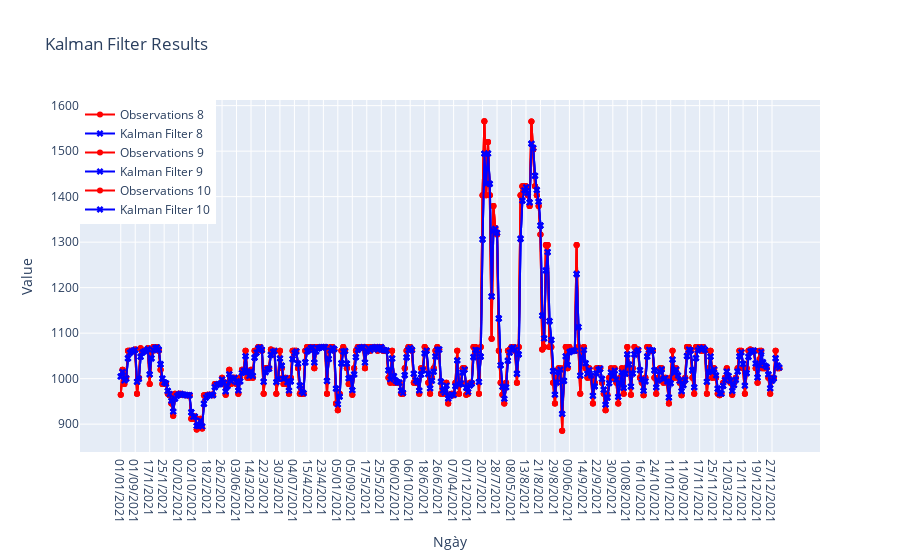

The notebook cell saved with this chart:
### Code cell
import plotly.graph_objects as go

fig = go.Figure()

# Add traces for each column
for i, col in enumerate(feats1):
    fig.add_trace(go.Scatter(x=df['Ngày'], y=observations[:, i],
                             mode='lines+markers',
                             name=f'Observations {col}',
                             line=dict(color='red'),
                             marker=dict(symbol='circle')))

    fig.add_trace(go.Scatter(x=df['Ngày'], y=state_means[:, i],
                             mode='lines+markers',
                             name=f'Kalman Filter {col}',
                             line=dict(color='blue'),
                             marker=dict(symbol='x')))

# Update layout for better visualization
fig.update_layout(
    title='Kalman Filter Results',
    xaxis_title='Ngày',
    yaxis_title='Value',
    legend=dict(x=0, y=1.0),
    hovermode='closest'
)

# Show the plot
fig.show()

### Figure 1 — Plotly figure (JSON) as saved in the notebook; plotly's stock layout.template omitted (floating-point values rounded to 4 significant figures; data arrays with more than 128 entries replaced by an {"elided": "..."} marker saying what was removed)
{"data": [{"line": {"color": "red"}, "marker": {"symbol": "circle"}, "mode": "lines+markers", "name": "Observations 8", "type": "scatter", "x": {"elided": "365 str values"}, "y": {"elided": "365 float values"}}, {"line": {"color": "blue"}, "marker": {"symbol": "x"}, "mode": "lines+markers", "name": "Kalman Filter 8", "type": "scatter", "x": {"elided": "365 str values"}, "y": {"elided": "365 float values"}}, {"line": {"color": "red"}, "marker": {"symbol": "circle"}, "mode": "lines+markers", "name": "Observations 9", "type": "scatter", "x": {"elided": "365 str values"}, "y": {"elided": "365 float values"}}, {"line": {"color": "blue"}, "marker": {"symbol": "x"}, "mode": "lines+markers", "name": "Kalman Filter 9", "type": "scatter", "x": {"elided": "365 str values"}, "y": {"elided": "365 float values"}}, {"line": {"color": "red"}, "marker": {"symbol": "circle"}, "mode": "lines+markers", "name": "Observations 10", "type": "scatter", "x": {"elided": "365 str values"}, "y": {"elided": "365 float values"}}, {"line": {"color": "blue"}, "marker": {"symbol": "x"}, "mode": "lines+markers", "name": "Kalman Filter 10", "type": "scatter", "x": {"elided": "365 str values"}, "y": {"elided": "365 float values"}}], "layout": {"hovermode": "closest", "legend": {"x": 0, "y": 1}, "title": {"text": "Kalman Filter Results"}, "xaxis": {"title": {"text": "Ngày"}}, "yaxis": {"title": {"text": "Value"}}}}
